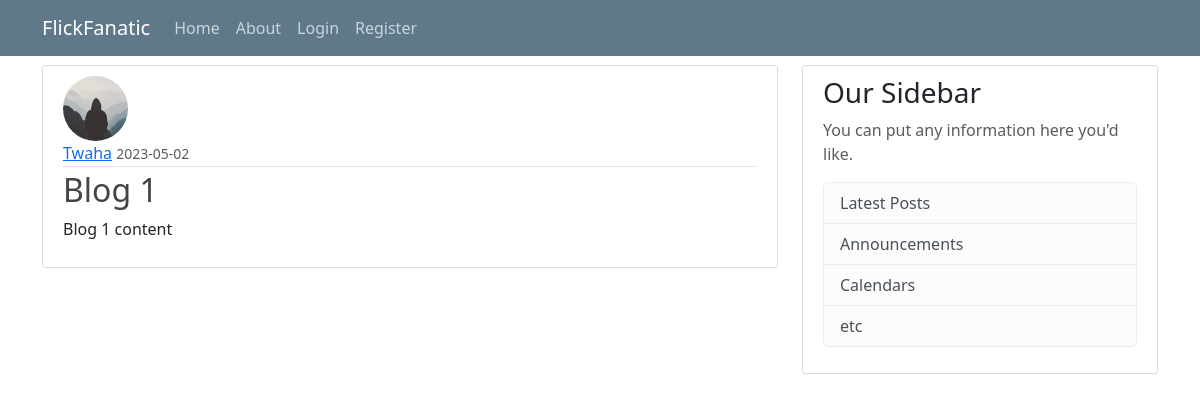
/post/1, run on an earlier commit of the app's database.
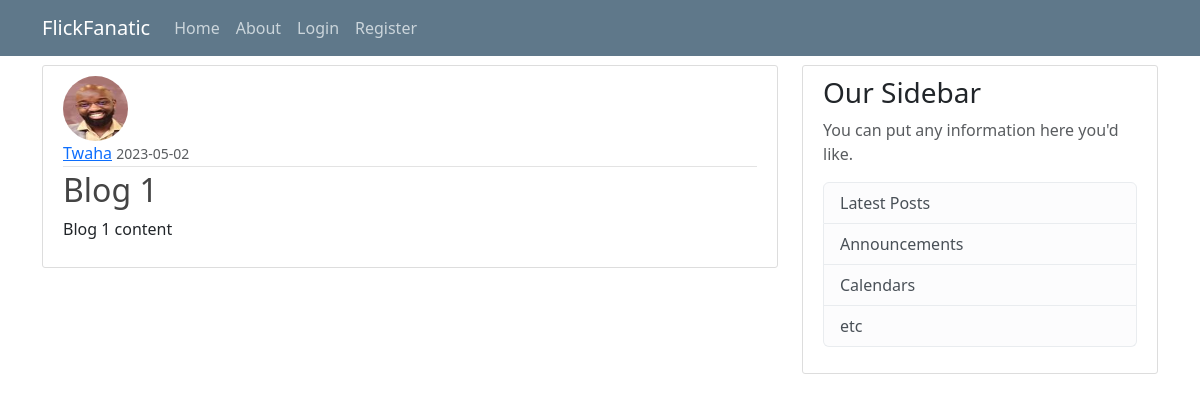
And on a later commit of the database.
### flickfanatic/models.py (models this page shows, shortened)
class User(db.Model, UserMixin): #user model
    id = db.Column(db.Integer, primary_key=True) #unique id
    username = db.Column(db.String(20), unique=True, nullable=False) #unique username
    email = db.Column(db.String(120), unique=True, nullable=False) #unique email
    image_file = db.Column(db.String(20), nullable=False, default='default.jpg') #profile picture
    password = db.Column(db.String(60), nullable=False) #hash password
    posts = db.relationship('Post', backref='author', lazy=True) #one to many relationship with posts

### flickfanatic/routes.py (the view)
@app.route("/post/<int:post_id>")
def post(post_id):
    post = Post.query.get_or_404(post_id)
    return render_template('post.html', title=post.title, post=post)

### flickfanatic/templates/post.html (shortened to what this page needs)
{% extends "base.html" %}
{% block content %}
  <article class="media content-section">
    <img class="rounded-circle article-img" src="{{ url_for('static', filename='profile_pics/' + post.author.image_file) }}">
    <div class="media-body">
      <div class="article-metadata">
        <a class="mr-2" href="{{ url_for('user_posts', username=post.author.username) }}">{{ post.author.username }}</a>
        <small class="text-muted">{{ post.date_posted.strftime('%Y-%m-%d') }}</small>
      </div>
      <h2 class="article-title">{{ post.title }}</h2>
      <p class="article-content">{{ post.content }}</p>
    </div>
  </article>
{% endblock content %}

What changed in the data, as far as the page shows it:
changed User "Twaha": image_file: picture added in place of a placeholder
